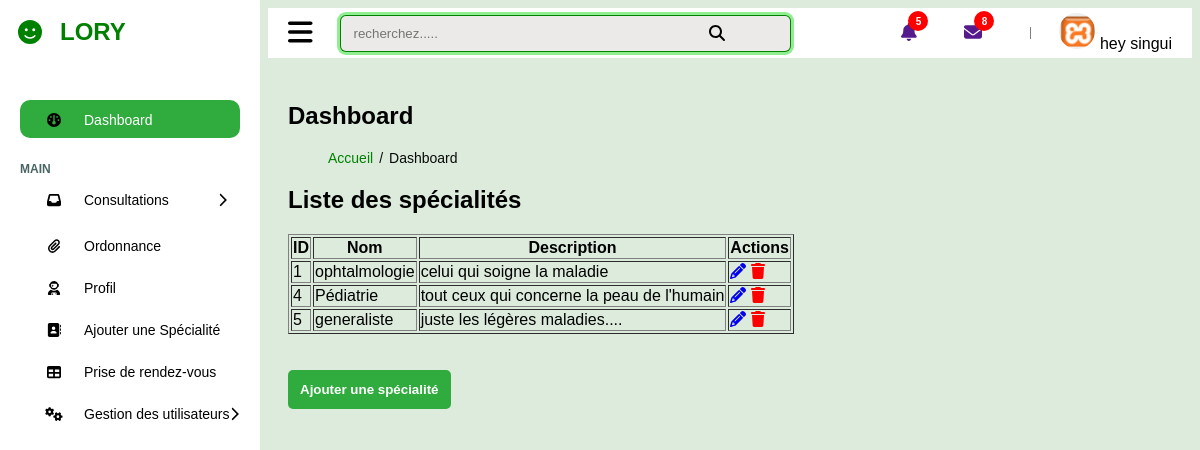
/admin/ajoutspecialite.php (signed in), run on an earlier commit of the app's database.
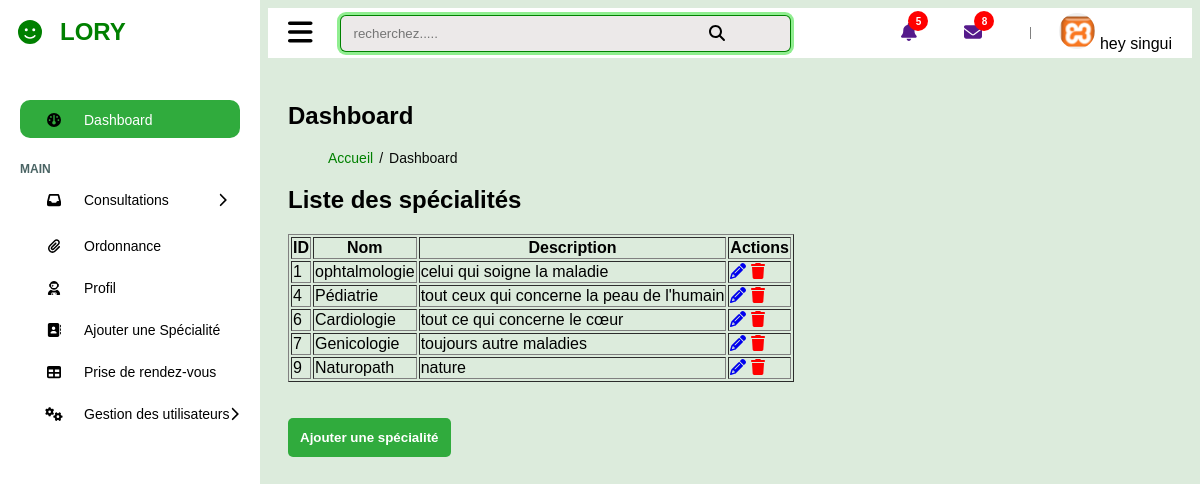
And on a later commit of the database.
### tables this page shows
CREATE TABLE `specialiste` (
  `idspecialiste` int(255) NOT NULL,
  `nom` varchar(255) NOT NULL,
  `description` text NOT NULL
);

### admin/ajoutspecialite.php (the view, shortened to what this page needs)
<?php
try {
    $pdo = new PDO('mysql:host=localhost;dbname=hosto_bd', 'root', '');
    $pdo->setAttribute(PDO::ATTR_ERRMODE, PDO::ERRMODE_EXCEPTION);
} catch (PDOException $e) {
    die("Connection failed: " . $e->getMessage());
}
$stmt = $pdo->query("SELECT * FROM specialiste");
$specialistes = $stmt->fetchAll(PDO::FETCH_ASSOC);
$tof = $_SESSION['tof'];
$nom = $_SESSION['nom'];
?>
<!DOCTYPE html>
<html lang="fr">
<head>
    <link rel="stylesheet" href="../css/dashboard.css">
    <link rel="stylesheet" href="../icons/all.min.css">
</head>
<body>
    <section id="sidebar">
        <?php include("sidebar3.php"); ?>
    </section>
    <section id="content">
        <nav>
            <?php include("nav3.php"); ?>
        </nav>
        <main>
            <h1 class="title">Dashboard</h1>
            <ul class="breadcrumbs">
                <li><a href="../admin/index.php">Accueil</a></li>
                <li class="divider">/</li>
                <li><a href="../admin/index.php" class="active">Dashboard</a></li>
            </ul>
            <h2>Liste des spécialités</h2>
            <table border="1">
                <tr>
                    <th>ID</th>
                    <th>Nom</th>
                    <th>Description</th>
                    <th>Actions</th>
                </tr>
                <?php if (!empty($specialistes)): ?>
                    <?php foreach ($specialistes as $specialiste): ?>
                    <tr>
                        <td><?= htmlspecialchars($specialiste['idspecialiste']) ?></td>
                        <td><?= htmlspecialchars($specialiste['nom']) ?></td>
                        <td><?= htmlspecialchars($specialiste['description']) ?></td>
                        <td>
                            <a href="../admin/modifier.php?id=<?= htmlspecialchars($specialiste['idspecialiste']) ?>"> <i class="fa fa-pencil" aria-hidden="true"></i> </a>
                            <a href="../admin/supprimer.php?id=<?= htmlspecialchars($specialiste['idspecialiste']) ?>" onclick="return confirm('Êtes-vous sûr de vouloir supprimer cette spécialité ?');"> <i class="fa fa-trash alert-red" aria-hidden="true" ></i>
                            </a>
                        </td>
                    </tr>
                    <?php endforeach; ?>
                <?php else: ?>
                    <tr>
                        <td colspan="4">Aucune spécialité trouvée.</td>
                    </tr>
                <?php endif; ?>
            </table>
            <br><br>
            <button id="openModal">Ajouter une spécialité</button>
        </main>
    </section>
</body>
</html>

### admin/sidebar3.php (shortened to what this page needs)
<?php
$role = $_SESSION['role'] ?? "administrateur";
?>
<a href="" class="brand"><i class="fas fa-smile icon"></i> LORY</a>
<ul class="side-menu">
    <li><a href="index.php" class="active"><i class="fa fa-dashboard icon" aria-hidden="true"></i> <label for="">Dashboard</label></a></li>
    <li class="divider" data-text="main">Main</li>
    <li>
        <a href=""><i class="fa fa-inbox icon" aria-hidden="true"></i> Consultations<i class="fa fa-chevron-right icon-right" aria-hidden="true"></i></a>
    </li>
    <li><a href=""><i class="fas fa-paperclip icon"></i> Ordonnance</a></li>
    <li><a href=""><i class="fas fa-user-astronaut icon"></i> Profil</a></li>
    <li><a href="../admin/ajoutspecialite.php"><i class="fa fa-address-book icon" aria-hidden="true"></i> Ajouter une Spécialité</a></li>
    <li><a href=""><i class="fa fa-table icon" aria-hidden="true"></i> Prise de rendez-vous</a></li>
<?php
if ($role == "docteur") {
?>
    <li>
            <a href="mespatients.php"><i class="fas fa-notes-medical icon"></i> Mes patients <i class="fa fa-chevron-right icon-right" aria-hidden="true"></i></a>
          </li>
<?php } else if ($role == "administrateur") {?>
<li>
            <a href=""><i class="fas fa-cogs icon"></i> Gestion des utilisateurs <i class="fa fa-chevron-right icon-right" aria-hidden="true"></i></a>
          </li>
<?php }
?>

### admin/nav3.php (shortened to what this page needs)
<i class='bx bx-menu toggle-sidebar'><i class="fa-solid fa-bars" aria-hidden="true"></i></i>
<form action="">
    <div class="form-group">
        <input type="text" placeholder="recherchez.....">
        <i class="fa fa-search icon" aria-hidden="true"></i>
    </div>
</form>
<a href="" class="nav-link">
    <i class="fa fa-bell icon" aria-hidden="true"></i>
    <span class="badge">5</span>
</a>
<a href="" class="nav-link">
    <i class="fa fa-envelope icon" aria-hidden="true"></i>
    <span class="badge">8</span>
</a>
<div class="profile">
    <img src="<?php echo htmlspecialchars($tof); ?>" alt="">
    hey
    <?php   echo htmlspecialchars($nom); ?>
</div>

### css/dashboard.css (style rules this page uses)
html { overflow-x: hidden; }
body { background-color: rgb(220, 235, 220); }
a { text-decoration: none; }
#sidebar { position: fixed; max-width: 260px; width: 100%; background: rgb(255, 255, 255); top: 0; left: 0; height: 100%; overflow-y: auto; scrollbar-width: none; transition: all .3s ease; z-index: 200; }
#sidebar .brand { font-size: 24px; display: flex; align-items: center; height: 64px; font-weight: 700; color: green; position: sticky; top: 0; left: 0; z-index: 100; background: white; transition: all .3s ease; padding: 0 6px; }
#sidebar .icon { min-width: 48px; display: flex; justify-content: center; align-items: center; margin-right: 6px; }
#sidebar .icon-right { margin-left: auto; transition: all .3s ease; }
#sidebar .side-menu { margin: 36px 0; padding: 0 20px; list-style-type: none; transition: all .3s ease; }
#sidebar .side-menu li { list-style-type: none; }
#sidebar .side-menu label { color: white; }
#sidebar .side-menu a { display: flex; align-items: center; font-size: 14px; color: black; padding: 12px 13px 10px 10px; transition: all .3s ease; border-radius: 10px; margin: 4px 0; white-space: nowrap; }
#sidebar .side-menu > li > a.active, #sidebar .side-menu > li > a.active:hover { background: rgb(48, 171, 61); color: light; }
#sidebar .divider { margin-top: 24px; font-size: 12px; text-transform: uppercase; font-weight: 700; color: rgb(74, 100, 100); transition: all .15s ease; white-space: nowrap; }
#content { position: relative; width: calc(100% - 260px); left: 260px; transition: all .3s ease; }
nav { background: white; height: 50px; padding: 0 20px; display: flex; align-items: center; grid-gap: 28px; position: sticky; top: 0; left: 0; z-index: 1; }
nav .toggle-sidebar { font-size: 28px; cursor: pointer; }
nav form { max-width: 400px; width: 100%; margin-right: auto; }
nav .form-group { position: relative; }
nav .form-group input { width: 100%; background: rgb(236, 233, 233); border-radius: 5px; border: none; outline: none; padding: 10px 36px 10px 13px; transition: all .3s ease; box-shadow: 0 0 0 1px green, 0 0 0 4px lightgreen; }
nav .form-group .icon { position: absolute; top: 50%; transform: translateY(-50%); right: 16px; }
nav .nav-link { position: relative; margin-right: 20px; }
nav .nav-link .icon { font-size: 18px; color: dark; }
nav .nav-link .badge { position: absolute; top: -12px; right: -12px; width: 20px; height: 20px; border-radius: 50%; border: 2px solid light; background: red; display: flex; justify-content: center; align-items: center; color: white; font-size: 10px; font-weight: 700; }
nav .profile { position: relative; }
nav .profile img { width: 36px; height: 36px; border-radius: 50%; object-fit: cover; cursor: pointer; }
main { width: 97%; padding: 24px 20px 20px 20px; }
main .breadcrumbs { display: flex; grid-gap: 6px; list-style-type: none; }
main .breadcrumbs li, main .breadcrumbs li a { font-size: 14px; }
main .breadcrumbs li a { color: green; }
main .breadcrumbs li a.active, main .breadcrumbs li.divider { color: rgb(9, 10, 9); pointer-events: none; }

### admin/css.php (style rules this page uses)
.alert-red { color: red; }
body { font-family: Arial, sans-serif; }
button { background-color: rgb(48, 171, 61); color: white; border: none; padding: 12px; border-radius: 5px; cursor: pointer; transition: background-color 0.3s, transform 0.3s; font-weight: bold; }

What changed in the data, as far as the page shows it:
removed specialiste: idspecialiste "5", nom "generaliste", description "juste les légères maladies...."
added specialiste: idspecialiste "6", nom "Cardiologie", description "tout ce qui concerne le cœur"
added specialiste: idspecialiste "7", nom "Genicologie", description "toujours autre maladies"
added specialiste: idspecialiste "9", nom "Naturopath", description "nature"
